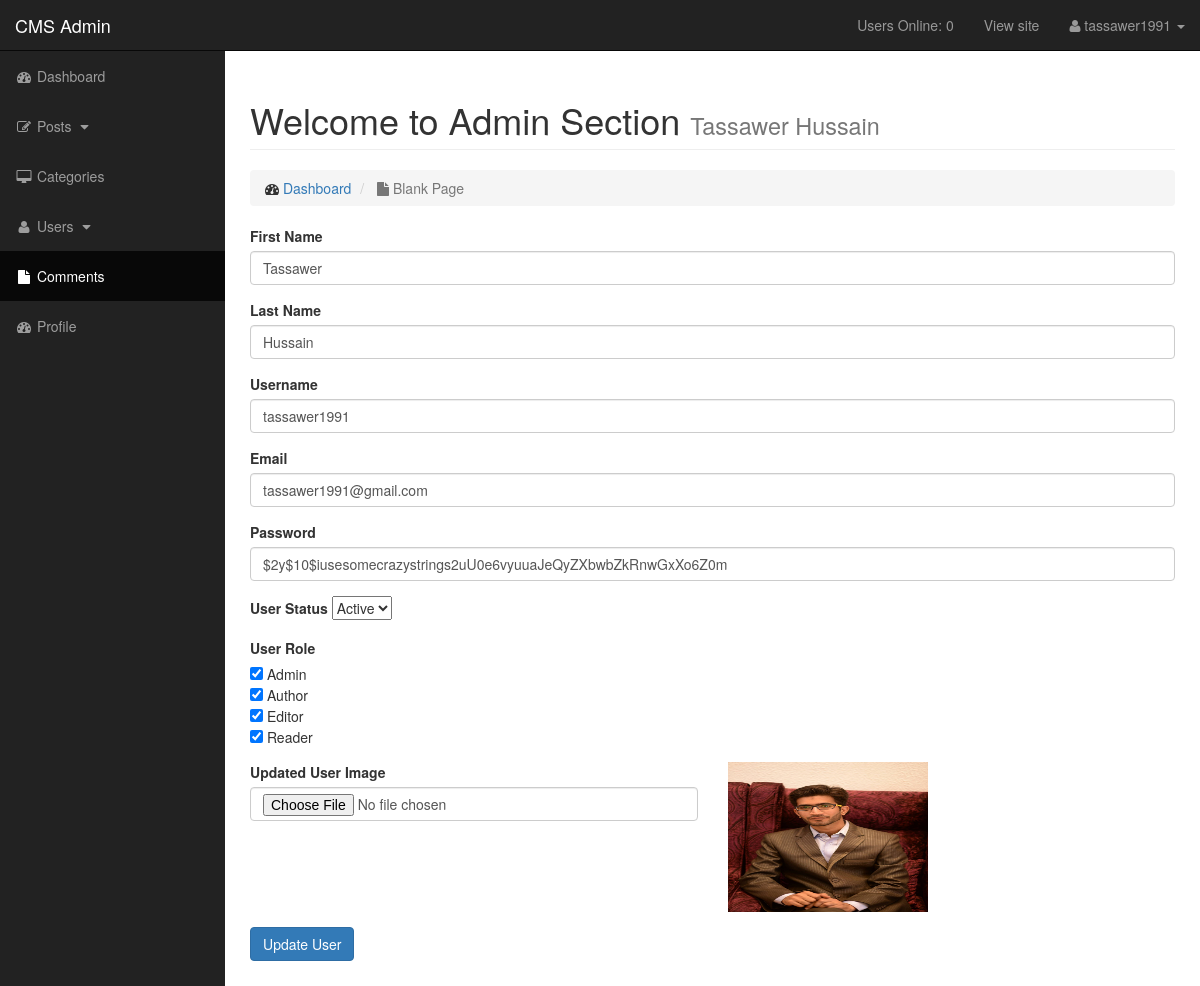
The page /admin/users.php?source=edit_user&edit-user-id=1 (signed in) on the database its author committed.
### tables this page shows
CREATE TABLE `users` (
  `user_id` int(3) NOT NULL,
  `username` varchar(255) NOT NULL,
  `user_password` varchar(255) NOT NULL,
  `user_firstname` varchar(255) NOT NULL,
  `user_lastname` varchar(255) NOT NULL,
  `user_email` varchar(255) NOT NULL,
  `user_image` text NOT NULL,
  `user_randsalt` varchar(255) NOT NULL,
  `user_status` varchar(255) NOT NULL
);

CREATE TABLE `roles` (
  `role_id` int(3) NOT NULL,
  `role_name` varchar(255) NOT NULL
);

### admin/includes/functions.php (called while the page is built, shortened)
<?php
function get_online_user_count () {
    global $connection;
    $time = time();
    $time_out_in_seconds = 60;
    $time_out = $time - $time_out_in_seconds;
    $online_users =  mysqli_query($connection, "SELECT * FROM users_online WHERE time > '$time_out'");
    return mysqli_num_rows($online_users);
}
            $title = $row['cat_title']; ?>

### admin/includes/edit_user.php (the view, shortened to what this page needs)
<?php
    if(isset($_GET['edit-user-id'])){
        $edit_id = $_GET['edit-user-id'];
        global $connection;
        $edit_user_query = "SELECT * FROM users WHERE user_id = $edit_id";
        $edit_user = mysqli_query($connection, $edit_user_query);
        while ($row = mysqli_fetch_assoc($edit_user)) {
            $user_fname = $row['user_firstname'];
            $user_lname = $row['user_lastname'];
            $username = $row['username'];
            $user_email = $row['user_email'];
            $user_password = $row['user_password'];
            $user_status = $row['user_status'];
            $user_image = $row['user_image'];
            $user_role = array();
            $query = "SELECT * FROM users_role WHERE u_id=$edit_id";
            $roles = mysqli_query($connection, $query);
            while($row = mysqli_fetch_assoc($roles)) {
                $user_role[] = $row['r_id'];
            }
?>
<form action="" method="post" enctype="multipart/form-data">
    <div class="form-group">
        <label for="u_firstname">First Name</label>
        <input type="text" class="form-control" name="u_firstname" value="<?php echo $user_fname; ?>">
    </div>
    <div class="form-group">
        <label for="u_lastname">Last Name</label>
        <input type="text" class="form-control" name="u_lastname" value="<?php echo $user_lname; ?>">
    </div>
    <div class="form-group">
        <label for="u_username">Username</label>
        <input type="text" class="form-control" name="u_username" value="<?php echo $username; ?>">
    </div>
    <div class="form-group">
        <label for="u_email">Email</label>
        <input type="email" class="form-control" name="u_email" value="<?php echo $user_email; ?>">
    </div>
    <div class="form-group">
        <label for="u_password">Password</label>
        <input type="text" class="form-control" name="u_password" value="<?php echo $user_password; ?>">
    </div>
    <div class="form-group">
        <label for="u_status">User Status</label>
        <select name="u_status" id="">
            <option value="Active" <?php if($user_status == "Active") echo "selected";?>>Active</option>
        </select>
    </div>
    <div class="form-group">
        <label for="u_role">User Role</label><br>
        <?php
            $num = 0;
            $role_count = count($user_role);
            $query = "SELECT * FROM roles";
            $roles = mysqli_query($connection, $query);
            while($row = mysqli_fetch_assoc($roles)) {
                echo "<input type='checkbox' name='role[]' value='{$row['role_id']}'";
                if ($role_count>$num && $user_role[$num] == $row['role_id']) {
                    echo "checked"; $num++;
                }
                echo "> {$row['role_name']}<br>";
            }
        ?>
    </div>
    <div class="form-group">
        <div class="row">
            <div class="col-xs-6">
                <label for="u_image">Updated User Image</label>
                <input type="file" class="form-control" name="u_image">
            </div>
            <div class="col-xs-6">
                <img src="images/users/<?php echo $user_image; ?>" width="200px" height="150px" alt="<?php echo $username?>">
            </div>
        </div>
    </div>
    <div class="form-group">
        <input type="submit" class="btn btn-primary" name="update_user" value="Update User">
    </div>
</form>
        <?php }
    }

### admin/users.php (shortened to what this page needs)
<!DOCTYPE html>
<html lang="en">
<?php require_once 'includes/header.php';?>
<body>
    <div id="wrapper">
        <nav class="navbar navbar-inverse navbar-fixed-top" role="navigation">
            <?php require_once 'includes/left-sidebar.php'; ?>
        </nav>
        <div id="page-wrapper">
            <div class="container-fluid">
                <div class="row">
                    <div class="col-lg-12">
                        <h1 class="page-header">
                            Welcome to Admin Section
                            <small>Tassawer Hussain</small>
                        </h1>
                        <ol class="breadcrumb">
                            <li>
                                <i class="fa fa-dashboard"></i>  <a href="index.html">Dashboard</a>
                            </li>
                            <li class="active">
                                <i class="fa fa-file"></i> Blank Page
                            </li>
                        </ol>
                        <?php
                           if(isset($_GET['source'])) {
                               $source = $_GET['source'];
                           } else {
                               $source = '';
                           }
                           switch($source) {
                               case 'edit_user';
                                   require_once 'includes/edit_user.php';
                                   break;
                           }
                        ?>
                    </div>
                </div>
            </div>
        </div>
    </div>
</body>
</html>

### admin/includes/header.php (shortened to what this page needs)
<?php
    require_once '../includes/db_conn.php';
    require_once 'functions.php';
?>
<head>
    <link href="css/bootstrap.min.css" rel="stylesheet">
    <link href="css/sb-admin.css" rel="stylesheet">
    <link href="css/myStyle.css" rel="stylesheet">
    <link href="font-awesome/css/font-awesome.min.css" rel="stylesheet" type="text/css">
</head>

### admin/includes/left-sidebar.php (shortened to what this page needs)
<div class="navbar-header">
    <a class="navbar-brand" href="index.php">CMS Admin</a>
</div>
<ul class="nav navbar-right top-nav">
    <li><a href="#"><?php echo "Users Online: ".get_online_user_count(); ?></a></li>
    <li><a href="../index.php">View site</a></li>
    <li class="dropdown">
        <a href="#" class="dropdown-toggle" data-toggle="dropdown"><i class="fa fa-user"></i> <?php echo $_SESSION['username']; ?> <b class="caret"></b></a>
    </li>
</ul>
<div class="collapse navbar-collapse navbar-ex1-collapse">
    <ul class="nav navbar-nav side-nav">
        <li>
            <a href="index.php"><i class="fa fa-fw fa-dashboard"></i> Dashboard</a>
        </li>
        <li>
            <a href="javascript:;" data-toggle="collapse" data-target="#posts"><i class="fa fa-fw fa-edit"></i> Posts <i class="fa fa-fw fa-caret-down"></i></a>
        </li>
        <li>
            <a href="categories.php"><i class="fa fa-fw fa-desktop"></i> Categories</a>
        </li>
        <li>
            <a href="javascript:;" data-toggle="collapse" data-target="#demo"><i class="fa fa-fw fa-user"></i> Users <i class="fa fa-fw fa-caret-down"></i></a>
        </li>
        <li class="active">
            <a href="comments.php"><i class="fa fa-fw fa-file"></i> Comments</a>
        </li>
        <li>
            <a href="profile.php"><i class="fa fa-fw fa-dashboard"></i> Profile</a>
        </li>
    </ul>
</div>

### admin/css/sb-admin.css (style rules this page uses)
body { margin-top: 100px; background-color: #222; }
@media (min-width:768px) { body { margin-top: 50px; } }
#wrapper { padding-left: 0; }
#page-wrapper { width: 100%; padding: 0; background-color: #fff; }
@media (min-width:768px) { #wrapper { padding-left: 225px; } }
@media (min-width:768px) { #page-wrapper { padding: 10px; } }
.top-nav { padding: 0 15px; }
.top-nav>li { display: inline-block; float: left; }
.top-nav>li>a { padding-top: 15px; padding-bottom: 15px; line-height: 20px; color: #999; }
@media (min-width:768px) { .side-nav { position: fixed; top: 51px; left: 225px; width: 225px; margin-left: -225px; border: none; border-radius: 0; overflow-y: auto; background-color: #222; bottom: 0; overflow-x: hidden; padding-bottom: 40px; } }
@media (min-width:768px) { .side-nav>li>a { width: 225px; } }

### rows shown on the page
users: u_firstname "Tassawer", u_lastname "Hussain", u_username "tassawer1991", u_email "tassawer1991@gmail.com", u_password "$2y$10$iusesomecrazystrings2uU0e6vyuuaJeQyZXbwbZkRnwGxXo6Z0m", u_status "Active", user_image+username (picture)
roles: role_id "☑", role_name "Admin"
roles: role_id "☑", role_name "Author"
roles: role_id "☑", role_name "Editor"
roles: role_id "☑", role_name "Reader"

### other values the page prints
get_online_user_count() "0"
$_SESSION['username'] "tassawer1991"
